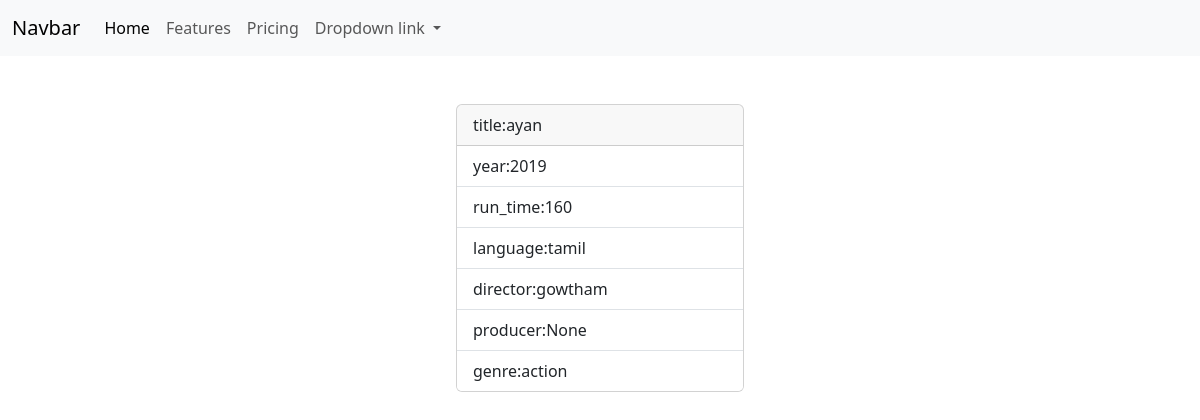
/movie/3/, run on the app's committed database.
### myapp/models.py (models this page shows, shortened)
class movie(models.Model):
    title=models.CharField(max_length=200)
    year=models.CharField(max_length=50)
    director=models.CharField(max_length=200)
    run_time=models.PositiveIntegerField()
    language=models.CharField(max_length=200)
    genre=models.CharField(max_length=200)
    producer=models.CharField(max_length=200,null=True)

### myapp/views.py (the view)
# urls.py: path("movie/<int:pk>/",views.MovieDetailView.as_view(),name="movie-detail"),
class MovieDetailView(View):
    def get(self,request,*args,**kwargs):
        id=kwargs.get("pk")
        qs=movie.objects.get(id=id)
        return render(request,"movie_details.html",{"data":qs})

### myapp/templates/movie_details.html (shortened to what this page needs)
{%extends 'base.html'%}
{%block main_block%}
<div class="container mt-5  d-flex justify-content-center">
  <div class="card" style="width: 18rem;">
      <div class="card-header">
        title:{{data.title}}
      </div>
      <ul class="list-group list-group-flush">
        <li class="list-group-item">year:{{data.year}}</li>
        <li class="list-group-item">run_time:{{data.run_time}}</li>
        <li class="list-group-item">language:{{data.language}}</li>
        <li class="list-group-item">director:{{data.director}}</li>
        <li class="list-group-item">producer:{{data.producer}}</li>
        <li class="list-group-item">genre:{{data.genre}}</li>
      </ul>
    </div>
</div>
{%endblock%}

### data on the page
movie: title "ayan", year "2019", run_time "160", language "tamil", director "gowtham", producer "None", genre "action"
